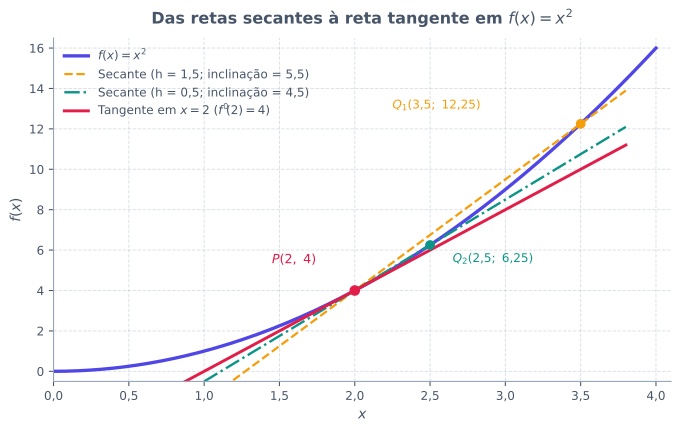

Write Python code to recreate this figure.
from pathlib import Path

import matplotlib.pyplot as plt
import matplotlib.ticker as ticker
import numpy as np

plt.rcParams["svg.fonttype"] = "none"


def main() -> None:
    x = np.linspace(0.0, 4.0, 300)
    y = x ** 2

    a = 2.0
    fa = a ** 2  # 4.0

    # Retas secantes para h = 1.5 e h = 0.5, e reta tangente (h -> 0)
    h1 = 1.5
    q1_x = a + h1  # 3.5
    q1_y = q1_x ** 2  # 12.25
    m1 = (q1_y - fa) / h1  # 5.5
    sec1_x = np.linspace(1.0, 3.8, 100)
    sec1_y = fa + m1 * (sec1_x - a)

    h2 = 0.5
    q2_x = a + h2  # 2.5
    q2_y = q2_x ** 2  # 6.25
    m2 = (q2_y - fa) / h2  # 4.5
    sec2_x = np.linspace(1.0, 3.8, 100)
    sec2_y = fa + m2 * (sec2_x - a)

    m_tan = 2 * a  # 4.0
    tan_x = np.linspace(0.8, 3.8, 100)
    tan_y = fa + m_tan * (tan_x - a)

    cor_texto = "#475569"
    cor_grade = "#94A3B8"
    cor_curva = "#4F46E5"
    cor_sec1 = "#F59E0B"
    cor_sec2 = "#0D9488"
    cor_tan = "#E11D48"

    fig, ax = plt.subplots(figsize=(7.2, 4.6))
    fig.patch.set_alpha(0.0)
    ax.patch.set_alpha(0.0)

    ax.plot(x, y, color=cor_curva, linewidth=2.5, label="$f(x) = x^2$")
    ax.plot(
        sec1_x,
        sec1_y,
        color=cor_sec1,
        linewidth=1.7,
        linestyle="--",
        label="Secante (h = 1,5; inclinação = 5,5)",
    )
    ax.plot(
        sec2_x,
        sec2_y,
        color=cor_sec2,
        linewidth=1.8,
        linestyle="-.",
        label="Secante (h = 0,5; inclinação = 4,5)",
    )
    ax.plot(
        tan_x,
        tan_y,
        color=cor_tan,
        linewidth=2.2,
        label="Tangente em $x = 2$ ($f'(2) = 4$)",
    )

    # Pontos P, Q1 e Q2
    ax.scatter([a], [fa], color=cor_tan, s=48, zorder=5)
    ax.scatter([q1_x], [q1_y], color=cor_sec1, s=40, zorder=5)
    ax.scatter([q2_x], [q2_y], color=cor_sec2, s=40, zorder=5)

    ax.annotate(
        "$P(2,\\ 4)$",
        xy=(a, fa),
        xytext=(a - 0.55, fa + 1.3),
        fontsize=9.5,
        color=cor_tan,
        fontweight="bold",
    )
    ax.annotate(
        "$Q_1(3{,}5;\\ 12{,}25)$",
        xy=(q1_x, q1_y),
        xytext=(2.25, 13.0),
        fontsize=9,
        color=cor_sec1,
    )
    ax.annotate(
        "$Q_2(2{,}5;\\ 6{,}25)$",
        xy=(q2_x, q2_y),
        xytext=(2.65, 5.4),
        fontsize=9,
        color=cor_sec2,
    )

    ax.set_xlim(0.0, 4.1)
    ax.set_ylim(-0.5, 16.5)
    ax.xaxis.set_major_formatter(
        ticker.FuncFormatter(lambda v, _: f"{v:.1f}".replace(".", ","))
    )
    ax.yaxis.set_major_formatter(
        ticker.FuncFormatter(
            lambda v, _: f"{int(v)}" if float(v).is_integer() else f"{v:g}".replace(".", ",")
        )
    )
    ax.set_title(
        "Das retas secantes à reta tangente em $f(x) = x^2$",
        fontsize=12,
        fontweight="bold",
        color=cor_texto,
        pad=10,
    )
    ax.set_xlabel("$x$", fontsize=10.5, color=cor_texto)
    ax.set_ylabel("$f(x)$", fontsize=10.5, color=cor_texto)

    ax.grid(True, linestyle="--", linewidth=0.7, alpha=0.35, color=cor_grade)
    ax.spines["top"].set_visible(False)
    ax.spines["right"].set_visible(False)
    ax.spines["left"].set_color(cor_grade)
    ax.spines["bottom"].set_color(cor_grade)
    ax.tick_params(colors=cor_texto, labelsize=9)
    ax.legend(loc="upper left", frameon=False, fontsize=9, labelcolor=cor_texto)

    fig.tight_layout()
    destino = Path(__file__).resolve().parent / "secante-tangente.svg"
    fig.savefig(destino, format="svg", transparent=True, bbox_inches="tight")
    plt.close(fig)


if __name__ == "__main__":
    main()
